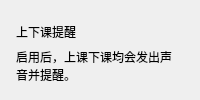
          <widget class="CardWidget" name="CardWidget_7">
           <property name="minimumSize">
            <size>
             <width>0</width>
             <height>70</height>
            </size>
           </property>
           <layout class="QHBoxLayout" name="horizontalLayout_19">
            <property name="leftMargin">
             <number>16</number>
            </property>
            <property name="topMargin">
             <number>16</number>
            </property>
            <property name="rightMargin">
             <number>16</number>
            </property>
            <property name="bottomMargin">
             <number>16</number>
            </property>
            <item>
             <layout class="QVBoxLayout" name="verticalLayout_8">
              <property name="spacing">
               <number>0</number>
              </property>
              <item>
               <widget class="StrongBodyLabel" name="CW6_label_3">
                <property name="sizePolicy">
                 <sizepolicy hsizetype="Expanding" vsizetype="Preferred">
                  <horstretch>0</horstretch>
                  <verstretch>0</verstretch>
                 </sizepolicy>
                </property>
                <property name="text">
                 <string>上下课提醒</string>
                </property>
               </widget>
              </item>
              <item>
               <widget class="CaptionLabel" name="CW6_label_4">
                <property name="text">
                 <string>启用后，上课下课均会发出声音并提醒。</string>
                </property>
                <property name="wordWrap">
                 <bool>true</bool>
                </property>
                <property name="lightColor" stdset="0">
                 <color alpha="150">
                  <red>0</red>
                  <green>0</green>
                  <blue>0</blue>
                 </color>
                </property>
                <property name="darkColor" stdset="0">
                 <color alpha="200">
                  <red>255</red>
                  <green>255</green>
                  <blue>255</blue>
                 </color>
                </property>
               </widget>
              </item>
             </layout>
            </item>
            <item>
             <widget class="SwitchButton" name="dp_Bell_button">
              <property name="onText">
               <string>启用</string>
              </property>
              <property name="offText">
               <string>禁用</string>
              </property>
             </widget>
            </item>
           </layout>
          </widget>
